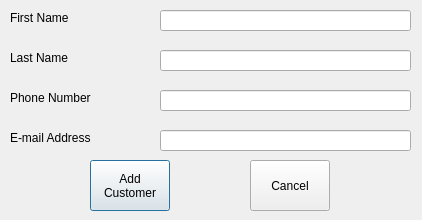
<?xml version="1.0" encoding="UTF-8"?>
<ui version="4.0">
 <class>AddEditDialog</class>
 <widget class="QDialog" name="AddEditDialog">
  <property name="geometry">
   <rect>
    <x>0</x>
    <y>0</y>
    <width>422</width>
    <height>220</height>
   </rect>
  </property>
  <property name="windowTitle">
   <string>Dialog</string>
  </property>
  <widget class="QLabel" name="label">
   <property name="geometry">
    <rect>
     <x>10</x>
     <y>10</y>
     <width>71</width>
     <height>16</height>
    </rect>
   </property>
   <property name="text">
    <string>First Name</string>
   </property>
  </widget>
  <widget class="QLabel" name="label_2">
   <property name="geometry">
    <rect>
     <x>10</x>
     <y>50</y>
     <width>71</width>
     <height>16</height>
    </rect>
   </property>
   <property name="text">
    <string>Last Name</string>
   </property>
  </widget>
  <widget class="QLabel" name="label_3">
   <property name="geometry">
    <rect>
     <x>10</x>
     <y>90</y>
     <width>101</width>
     <height>16</height>
    </rect>
   </property>
   <property name="text">
    <string>Phone Number</string>
   </property>
  </widget>
  <widget class="QLabel" name="label_9">
   <property name="geometry">
    <rect>
     <x>10</x>
     <y>130</y>
     <width>111</width>
     <height>16</height>
    </rect>
   </property>
   <property name="text">
    <string>E-mail Address</string>
   </property>
  </widget>
  <widget class="QLineEdit" name="firstNameBox">
   <property name="geometry">
    <rect>
     <x>160</x>
     <y>10</y>
     <width>251</width>
     <height>21</height>
    </rect>
   </property>
  </widget>
  <widget class="QLineEdit" name="lastNameBox">
   <property name="geometry">
    <rect>
     <x>160</x>
     <y>50</y>
     <width>251</width>
     <height>21</height>
    </rect>
   </property>
  </widget>
  <widget class="QLineEdit" name="phoneNumBox">
   <property name="geometry">
    <rect>
     <x>160</x>
     <y>90</y>
     <width>251</width>
     <height>21</height>
    </rect>
   </property>
  </widget>
  <widget class="QLineEdit" name="emailBox">
   <property name="geometry">
    <rect>
     <x>160</x>
     <y>130</y>
     <width>251</width>
     <height>21</height>
    </rect>
   </property>
  </widget>
  <widget class="QPushButton" name="addCustButton">
   <property name="geometry">
    <rect>
     <x>90</x>
     <y>160</y>
     <width>80</width>
     <height>51</height>
    </rect>
   </property>
   <property name="text">
    <string>Add 
Customer</string>
   </property>
  </widget>
  <widget class="QPushButton" name="cancelButton">
   <property name="geometry">
    <rect>
     <x>250</x>
     <y>160</y>
     <width>80</width>
     <height>51</height>
    </rect>
   </property>
   <property name="text">
    <string>Cancel</string>
   </property>
  </widget>
 </widget>
 <resources/>
 <connections/>
</ui>
